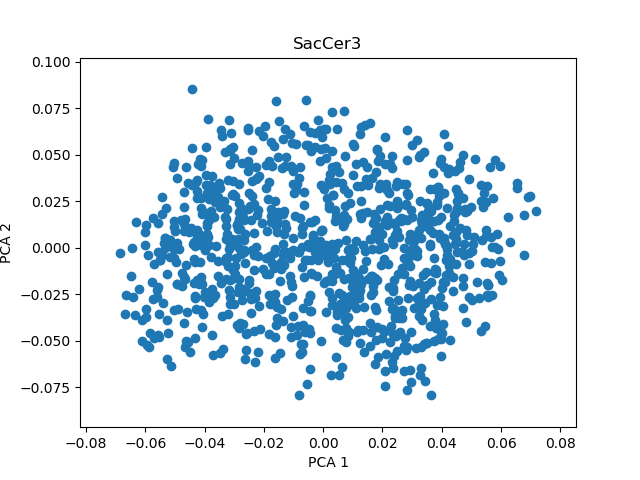

Python code for this plot:
#!/usr/bin/env python3

"""
Usage: make PCA plot from data

./PCA_plot.py <plink.eigenvec file>
"""

import sys
import csv
import numpy as np
import matplotlib.pyplot as plt

pca1 = []
pca2 = []

for line in open(sys.argv[1]):
    if line.startswith("A"):
        fields = line.rstrip("\r\n").split(" ")
        pca1.append(float(fields[2]))
        pca2.append(float(fields[3]))
        
fig, ax = plt.subplots()
ax.scatter(pca1, pca2)
ax.set_title("SacCer3")
ax.set_xlabel("PCA 1")
ax.set_ylabel("PCA 2")
fig.savefig("PCA_plot.png")
plt.close(fig)